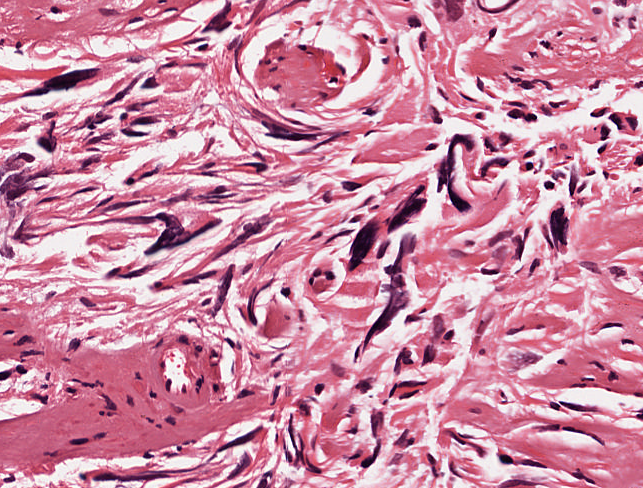
#> input picture segmentation_training_set/images/image01.png, 643 x 488 px; its folder holds 4 pictures in this run
$ python Color_Deconvolution.py
#> lines starting #> are read from the running program, lines starting #| are printed output that depends on the picture
#!/usr/bin/env python3
# -*- coding:utf-8 -*-
'''
颜色反卷积包括通过颜色分离特征
颜色反卷积算法是基于Lambert-Beer 定律,
颜色反卷积就是这样一个操作：
各个通道的灰度取负对数后乘以一个常矩阵的逆。
参考Tank's code 以及
参考网址：http://scikit-image.org/docs/dev/auto_examples/color_exposure/plot_ihc_color_separation.html#sphx-glr-auto-examples-color-exposure-plot-ihc-color-separation-py
Author   : Lum
Datetime : 2018/11/8
Filename : Color_Deconvolution.py
'''

import numpy as np
from skimage import io
import matplotlib.pyplot as plt
from skimage.color import rgb2hed
from matplotlib.colors import LinearSegmentedColormap
from io import BytesIO
import PIL
from Color_Deconvolution import *


root = '../segmentation_training_set/images/'
save_path = '../segmentation_training_set/images_hed/'


cmap_hema = LinearSegmentedColormap.from_list('mycmap', ['white', 'navy'])
cmap_dab = LinearSegmentedColormap.from_list('mycmap', ['white', 'saddlebrown'])
cmap_eosin = LinearSegmentedColormap.from_list('mycmap', ['darkviolet','white'])


# [69 lines left out: functions show_result, rgb_to_hed, not called in this run]


if __name__ == '__main__':

    # 实例化一个反卷积操作
    for i in range(1, 16, 1):
        rgb_file = root + 'image{}{}.png'.format(i // 10, i % 10)
        hed_file = save_path + 'image{}{}.png'.format(i // 10, i % 10)

        data = rgb_to_hed(channel=0, rgb_file=rgb_file, hed_file=hed_file, issave=False, isshow=True)
#> in rgb_to_hed, ihc_rgb is the input picture: shape (488, 643, 4); mean R, G, B, A 204.9, 140.2, 165.3, 255
#> in rgb_to_hed, `ihc_hed = rgb2hed(ihc_rgb)`: ihc_hed: shape (488, 643, 3) float64; mean of channels 0, 1, 2 0.0125, 0.0278, 0.0386
#> in show_result, `fig.show()`:
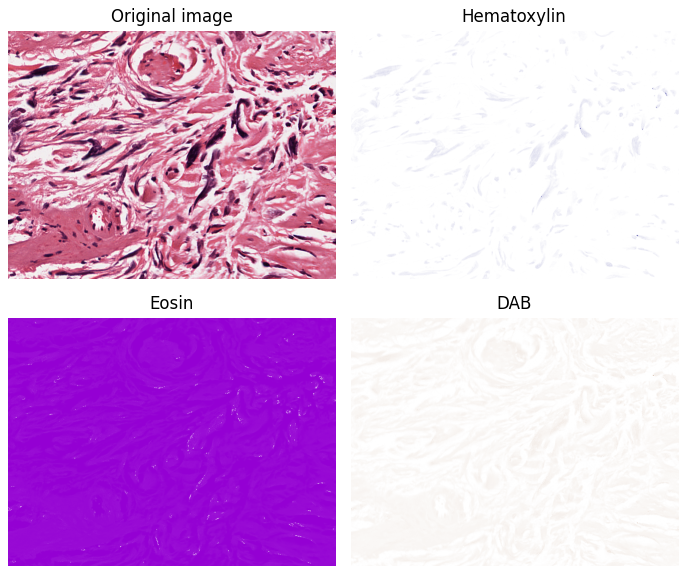
#> figure drawn by matplotlib, 4 panels
#> in rgb_to_hed, `fig.savefig(buffer_, format='png', transparent=True, dpi=300, pad_inch..`:
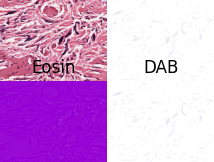
#> figure drawn by matplotlib, 4 panels
#> in rgb_to_hed, `dataPIL = PIL.Image.open(buffer_)`:
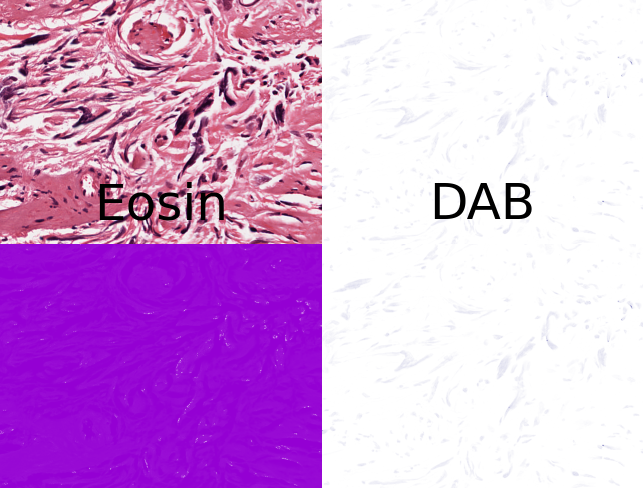
#> dataPIL: PIL image 643x488 RGBA; mean R, G, B, A 213.4, 161.6, 219.4, 255

        print(data.shape)
#| (488, 643, 4)
        plt.imshow(data)
        plt.show()
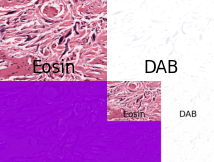
#> figure drawn by matplotlib, 4 panels
#> pass 2 of the loop `for i in range(1, 16, 1):`:
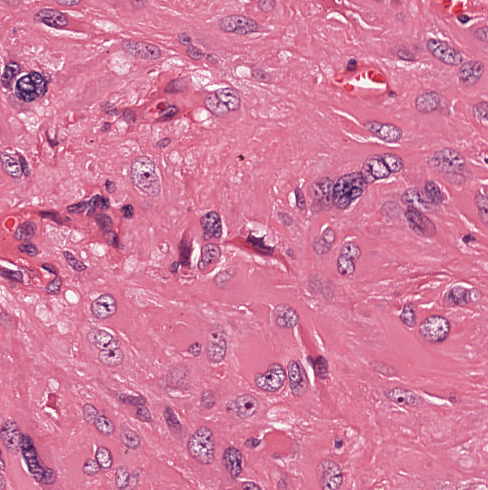
#> input picture segmentation_training_set/images/image02.png, 488 x 490 px
#> in rgb_to_hed, ihc_rgb is the input picture: shape (490, 488, 4); mean R, G, B, A 210.5, 124.5, 158.4, 255
#> ihc_rgb: shape (490, 488, 3)
#> ihc_hed: shape (490, 488, 3) float64; mean of channels 0, 1, 2 0.00517, 0.0298, 0.0398
#> in show_result (call 2), `fig.show()`:
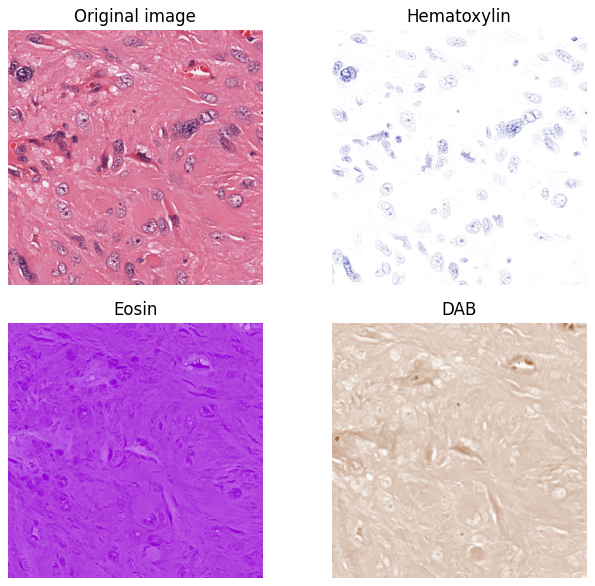
#> figure drawn by matplotlib, 4 panels
#> dataPIL: PIL image 488x490 RGBA
#| (490, 488, 4)
#> `plt.show()`:
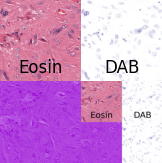
#> figure drawn by matplotlib, 4 panels
#> pass 3 of the loop `for i in range(1, 16, 1):`:
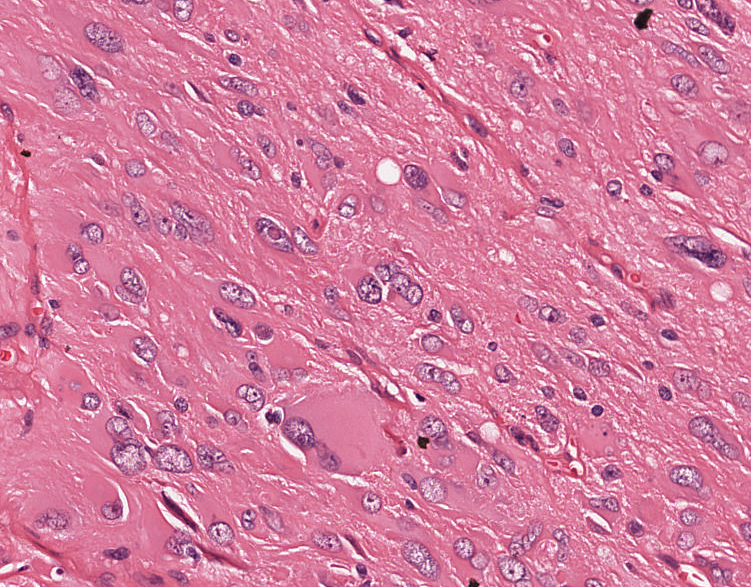
#> input picture segmentation_training_set/images/image03.png, 751 x 587 px
#> in rgb_to_hed, ihc_rgb is the input picture: shape (587, 751, 4); mean R, G, B, A 212, 127.2, 160.4, 255
#> ihc_rgb: shape (587, 751, 3)
#> ihc_hed: shape (587, 751, 3) float64; mean of channels 0, 1, 2 0.00507, 0.0299, 0.0393
#> in show_result (call 3), `fig.show()`:
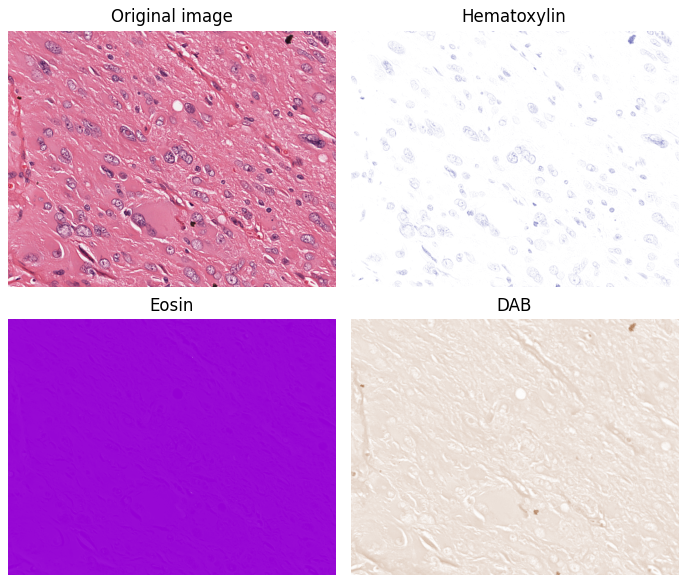
#> figure drawn by matplotlib, 4 panels
#> dataPIL: PIL image 751x587 RGBA
#| (587, 751, 4)
#> `plt.show()`:
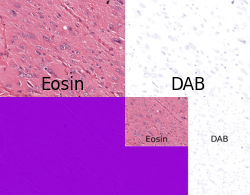
#> figure drawn by matplotlib, 4 panels
#> (the run stopped early here; a loop or call above may not have finished)
